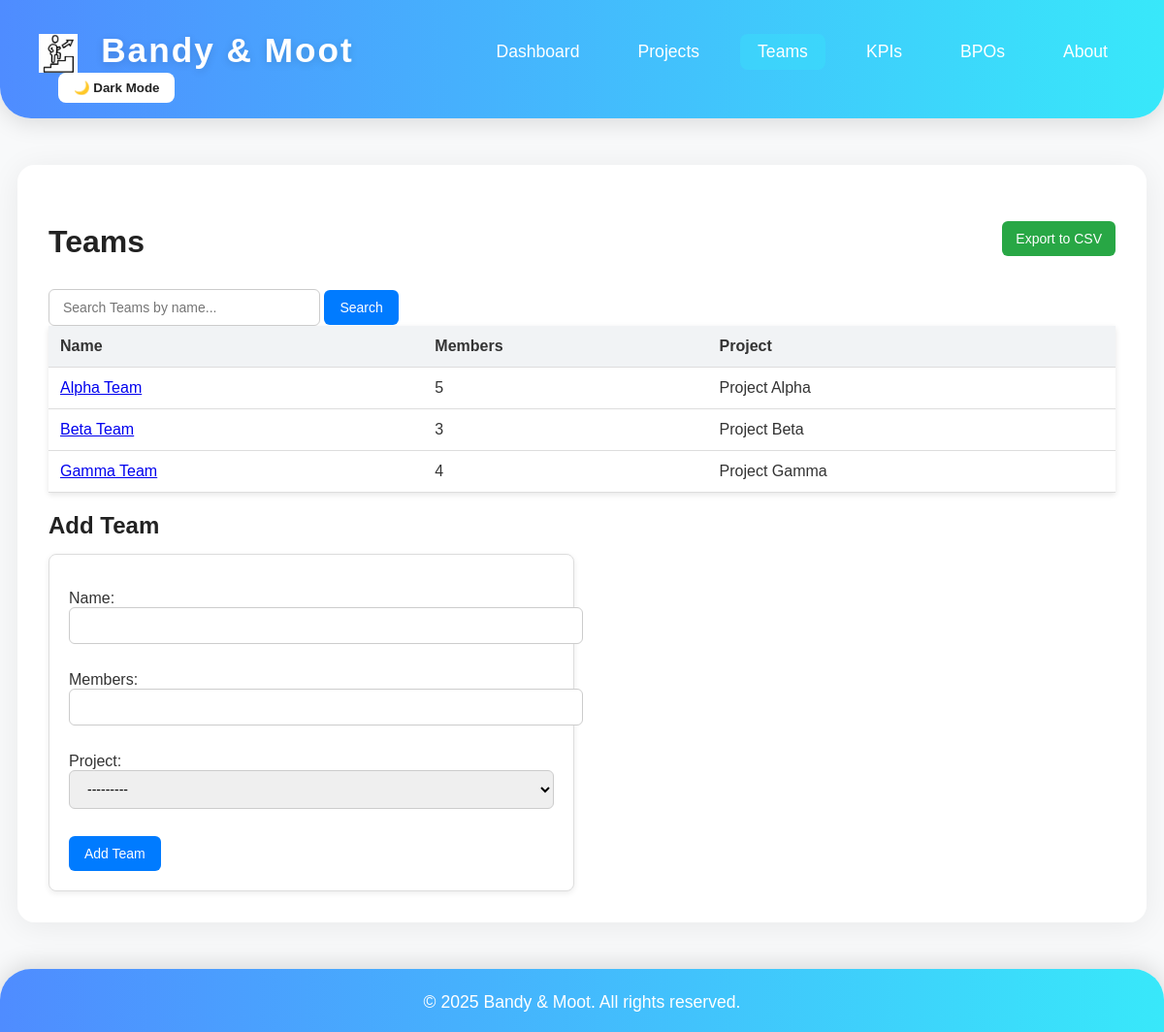
Screenshot of /teams/ with the database file from the repository.
### dashboard/models.py (models this page shows, shortened)
class Team(models.Model):
	name = models.CharField(max_length=100)
	members = models.PositiveIntegerField()
	project = models.ForeignKey(Project, on_delete=models.CASCADE)

class Project(models.Model):
	name = models.CharField(max_length=100)
	client = models.CharField(max_length=100)
	status = models.CharField(max_length=50)
	start_date = models.DateField()
	end_date = models.DateField(null=True, blank=True)
	bpo = models.ForeignKey(BPO, on_delete=models.SET_NULL, null=True, blank=True)
	def __str__(self):
		return self.name

### dashboard/views.py (the view, shortened to what this page needs)
# urls.py: path('teams/', views.teams_list, name='teams_list'),
def teams_list(request):
    query = request.GET.get('q', '')
    teams = Team.objects.all()
    if query:
        teams = teams.filter(name__icontains=query)
    if request.method == 'POST':
        form = TeamForm(request.POST)
        if form.is_valid():
            form.save()
            messages.success(request, 'Team added successfully!')
    else:
        form = TeamForm()
    return render(request, 'dashboard/teams_list.html', {'teams': teams, 'form': form, 'query': query})

### dashboard/forms.py
class TeamForm(forms.ModelForm):
    class Meta:
        model = Team
        fields = ['name', 'members', 'project']

### dashboard/templates/dashboard/teams_list.html (shortened to what this page needs)
{% extends 'dashboard/base.html' %}
{% block content %}
<div class="top-bar">
    <h1>Teams</h1>
    <a href="?export=csv" class="export-btn">Export to CSV</a>
</div>
<form method="get" class="search-form">
    <input type="text" name="q" value="{{ query }}" placeholder="Search Teams by name...">
    <button type="submit">Search</button>
</form>
<table>
    <tr><th>Name</th><th>Members</th><th>Project</th></tr>
    {% for team in teams %}
    <tr>
        <td><a href="/teams/{{ team.id }}/">{{ team.name }}</a></td>
        <td>{{ team.members }}</td>
        <td>{{ team.project.name }}</td>
    </tr>
    {% empty %}
    <tr><td colspan="3">No teams found.</td></tr>
    {% endfor %}
</table>
<h2>Add Team</h2>
<form method="post" class="add-team">
    {{ form.as_p }}
    <button type="submit">Add Team</button>
</form>
{% endblock %}

### dashboard/templates/dashboard/base.html (style rules this page uses)
body { font-family: 'Segoe UI', Arial, sans-serif; margin: 0; background: linear-gradient(120deg, #e0eafc 0%, #cfdef3 100%); min-height: 100vh; transition: background 0.3s, color 0.3s; }

### dashboard/templates/dashboard/teams_list.html (style rules this page uses)
body { font-family: Arial, sans-serif; background: #f8f9fa; color: #333; }
h1, h2 { margin-bottom: 15px; color: #222; }
.top-bar { display: flex; justify-content: space-between; align-items: center; margin-bottom: 15px; }
.search-form input { padding: 10px 14px; border-radius: 6px; border: 1px solid #ccc; width: 250px; font-size: 14px; }
.search-form button { padding: 10px 16px; border: none; background: #007bff; color: white; border-radius: 6px; cursor: pointer; font-size: 14px; }
table { width: 100%; border-collapse: collapse; margin-bottom: 20px; box-shadow: 0 2px 6px rgba(0,0,0,0.1); background: #fff; }
th, td { padding: 12px; border-bottom: 1px solid #ddd; text-align: left; }
th { background: #f1f3f5; color: #333; }
a.export-btn { padding: 10px 14px; background: #28a745; color: white; border-radius: 6px; text-decoration: none; font-size: 14px; }
form.add-team { padding: 20px; border: 1px solid #ddd; border-radius: 8px; background: #fff; box-shadow: 0 2px 6px rgba(0,0,0,0.08); max-width: 500px; }
form.add-team input, form.add-team select, form.add-team textarea { width: 100%; padding: 10px 14px; margin-bottom: 12px; border-radius: 6px; border: 1px solid #ccc; font-size: 14px; }
form.add-team button { padding: 10px 16px; background: #007bff; color: white; border: none; border-radius: 6px; cursor: pointer; font-size: 14px; }

### rows the page displays
Team: name "Alpha Team", members "5", project.name "Project Alpha"
Team: name "Beta Team", members "3", project.name "Project Beta"
Team: name "Gamma Team", members "4", project.name "Project Gamma"
